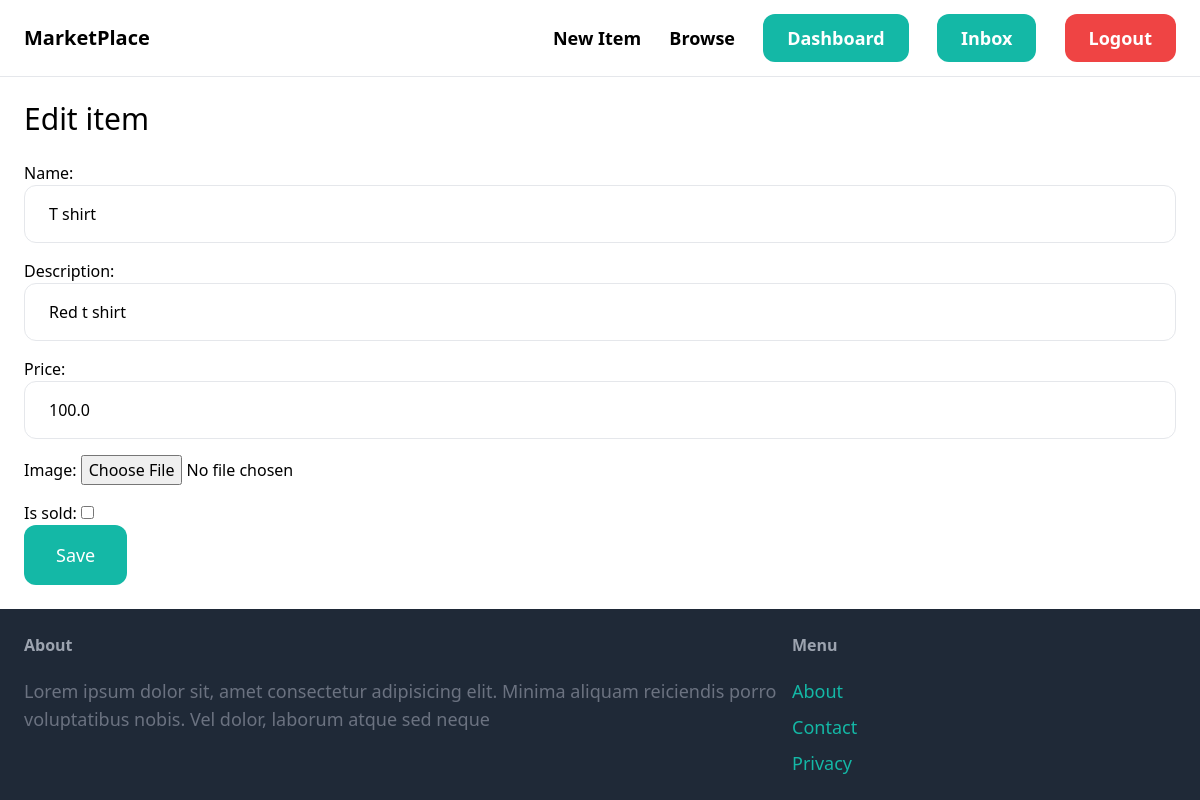
/items/edit/1 (signed in), run on the app's committed database.
### item/models.py (models this page shows, shortened)
class Item(models.Model):
    name = models.CharField(max_length=255)
    description = models.TextField(blank=True, null=True)
    price = models.FloatField()
    is_sold = models.BooleanField(default=False)
    created_at = models.DateTimeField(auto_now_add=True)
    category = models.ForeignKey(Category, on_delete=models.CASCADE, related_name="items")
    created_by = models.ForeignKey(User, related_name="items", on_delete=models.CASCADE)
    image = models.ImageField(upload_to="item_images", blank=True, null=True)

### item/views.py (the view)
# urls.py: path("edit/<int:pk>", views.edit, name="edit"),
@login_required
def edit(request, pk):
    item = get_object_or_404(Item, pk=pk, created_by=request.user)
    if request.method == "POST":
        form = EditItemForm(request.POST, request.FILES, instance=item)
        if form.is_valid():
            form.save()
            return redirect("item:detail", pk=item.id)
    else:
        form = EditItemForm(instance=item)
        return render(request, "item/form.html", {"form": form, "title": "Edit item"})

### item/forms.py
class EditItemForm(forms.ModelForm):
    class Meta:
        model = Item
        fields = ("name", "description", "price", "image", "is_sold")
        widgets = {
            "name": forms.TextInput(attrs={
                "class": "w-full py-4 px-6 rounded-xl border",
            }),
            "description": forms.TextInput(attrs={
                "class": "w-full py-4 px-6 rounded-xl border",
            }),
            "price": forms.TextInput(attrs={
                "class": "w-full py-4 px-6 rounded-xl border",
            }),
        }

### item/templates/item/form.html (shortened to what this page needs)
{% extends 'core/base.html' %} {% block title %}{{title}}{% endblock %} {% block content %}
<h1 class="mb-6 text-3xl">{{title}}</h1>
<form action="" method="POST" enctype="multipart/form-data">
    <div class="space-y-4">
        {{form.as_p}}
    </div>
    <button class="py-4 px-8 text-lg bg-teal-500 hover:bg-teal-700 rounded-xl text-white">Save</button>
</form>
{% endblock %}

### data on the page
Item: name "T shirt", description "Red t shirt", price "100.0"

### other printed values
{{ title }} "Edit item"
